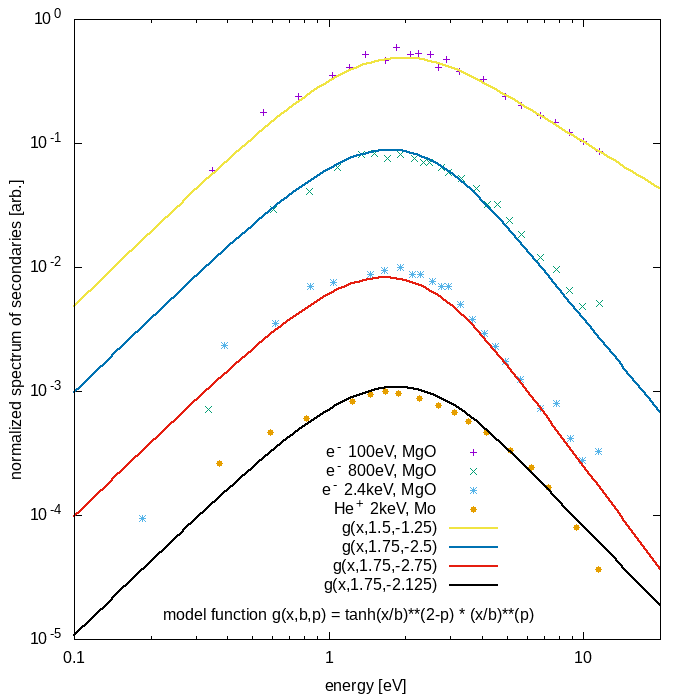

Write the gnuplot code that produced this figure.
#!/usr/bin/gnuplot -persist
#
#    
#    	G N U P L O T
#    	Version 5.2 patchlevel 8    last modified 2019-12-01 
#    
#    	Copyright (C) 1986-1993, 1998, 2004, 2007-2019
#    	Thomas Williams, Colin Kelley and many others
#    
#    	gnuplot home:     http://www.gnuplot.info
#    	faq, bugs, etc:   type "help FAQ"
#    	immediate help:   type "help"  (plot window: hit 'h')
# set terminal qt 0 font "Sans,9"
# set output
unset clip points
set clip one
unset clip two
set errorbars front 1.000000 
set border 31 front lt black linewidth 1.000 dashtype solid
set zdata 
set ydata 
set xdata 
set y2data 
set x2data 
set boxwidth
set style fill  empty border
set style rectangle back fc  bgnd fillstyle   solid 1.00 border lt -1
set style circle radius graph 0.02 
set style ellipse size graph 0.05, 0.03 angle 0 units xy
set dummy x, y
set format x "% h" 
set format y "% h" 
set format x2 "% h" 
set format y2 "% h" 
set format z "% h" 
set format cb "% h" 
set format r "% h" 
set ttics format "% h"
set timefmt "%d/%m/%y,%H:%M"
set angles radians
set tics back
unset grid
unset raxis
set theta counterclockwise right
set style parallel front  lt black linewidth 2.000 dashtype solid
set key title "" center
set key fixed right bottom vertical Right noreverse enhanced autotitle nobox
set key noinvert samplen 4 spacing 1 width 0 height 0 
set key maxcolumns 0 maxrows 0
set key noopaque
unset label
unset arrow
set style increment default
unset style line
unset style arrow
set style histogram clustered gap 2 title textcolor lt -1
unset object
set style textbox transparent margins  1.0,  1.0 border  lt -1 linewidth  1.0
set offsets 0, 0, 0, 0
set pointsize 1
set pointintervalbox 1
set encoding default
unset polar
unset parametric
unset decimalsign
unset micro
unset minussign
set view 60, 30, 1, 1
set view azimuth 0
set rgbmax 255
set samples 100, 100
set isosamples 10, 10
set surface 
unset contour
set cntrlabel  format '%8.3g' font '' start 5 interval 20
set mapping cartesian
set datafile separator whitespace
unset hidden3d
set cntrparam order 4
set cntrparam linear
set cntrparam levels 5
set cntrparam levels auto
set cntrparam firstlinetype 0 unsorted
set cntrparam points 5
set size ratio 0 1,1
set origin 0,0
set style data points
set style function lines
unset xzeroaxis
unset yzeroaxis
unset zzeroaxis
unset x2zeroaxis
unset y2zeroaxis
set xyplane relative 0.5
set tics scale  1, 0.5, 1, 1, 1
set mxtics default
set mytics default
set mztics default
set mx2tics default
set my2tics default
set mcbtics default
set mrtics default
set nomttics
set xtics border in scale 1,0.5 mirror norotate  autojustify
set xtics  norangelimit logscale autofreq 
set ytics border in scale 1,0.5 mirror norotate  autojustify
set ytics  norangelimit logscale autofreq 
set ztics border in scale 1,0.5 nomirror norotate  autojustify
set ztics  norangelimit autofreq 
unset x2tics
unset y2tics
set cbtics border in scale 1,0.5 mirror norotate  autojustify
set cbtics  norangelimit autofreq 
set rtics axis in scale 1,0.5 nomirror norotate  autojustify
set rtics  norangelimit autofreq 
unset ttics
set title "" 
set title  font "" textcolor lt -1 norotate
set timestamp bottom 
set timestamp "" 
set timestamp  font "" textcolor lt -1 norotate
set trange [ * : * ] noreverse nowriteback
set urange [ * : * ] noreverse nowriteback
set vrange [ * : * ] noreverse nowriteback
set xlabel "" 
set xlabel  font "" textcolor lt -1 norotate
set x2label "" 
set x2label  font "" textcolor lt -1 norotate
set xrange [ 0.100000 : 20.0000 ] noreverse writeback
set x2range [ 0.100000 : 20.0000 ] noreverse writeback
set ylabel "" 
set ylabel  font "" textcolor lt -1 rotate
set y2label "" 
set y2label  font "" textcolor lt -1 rotate
set yrange [ 3.16228e-05 : 3.16228 ] noreverse writeback
set y2range [ 0.0713529 : 0.784323 ] noreverse writeback
set zlabel "" 
set zlabel  font "" textcolor lt -1 norotate
set zrange [ * : * ] noreverse writeback
set cblabel "" 
set cblabel  font "" textcolor lt -1 rotate
set cbrange [ * : * ] noreverse writeback
set rlabel "" 
set rlabel  font "" textcolor lt -1 norotate
set rrange [ * : * ] noreverse writeback
unset logscale
set logscale y 10
set logscale x 10
unset jitter
set zero 1e-08
set lmargin  -1
set bmargin  -1
set rmargin  -1
set tmargin  -1
set locale "en_US.UTF-8"
set pm3d explicit at s
set pm3d scansautomatic
set pm3d interpolate 1,1 flush begin noftriangles noborder corners2color mean
set pm3d nolighting
set palette positive nops_allcF maxcolors 0 gamma 1.5 color model RGB 
set palette rgbformulae 7, 5, 15
set colorbox default
set colorbox vertical origin screen 0.9, 0.2 size screen 0.05, 0.6 front  noinvert bdefault
set style boxplot candles range  1.50 outliers pt 7 separation 1 labels auto unsorted
set loadpath 
set fontpath 
set psdir
set fit brief errorvariables nocovariancevariables errorscaling prescale nowrap v5
f(x,bg,p) = (x<bg?sin(pi/2*x/bg)**(2-p):1)*x**(p)
g(x,bg,p) = tanh(x/bg)**(2-p)*(x/bg)**(p)
GNUTERM = "qt"
## Last datafile plotted: "SEspeectrum.2400eV.dat"
set term png size 700,700
set output 'figs/plotting.secondaries.png'
set xlabel 'energy [eV]'
set ylabel 'normalized spectrum of secondaries [arb.]'
set yrange [1e-5:1]
set key at screen .4,.15 left
#set title 'data MgO from Whetten \& Laponsky PRL v107 p1521 (1957)'
set label 1 'model function g(x,b,p) = tanh(x/b)**(2-p) * (x/b)**(p)' at screen .5,.12 center
set ytics ('10^0' 1, '10^{-1}' .1, '10^{-2}' .01, '10^{-3}' .001, '10^{-4}' .0001, '10^{-5}' .00001)
plot 'references/SEspeectrum.100eV.dat' u 1:2 title 'e^- 100eV, MgO',\
	'references/SEspeectrum.800eV.dat' u 1:($2/10.) title 'e^- 800eV, MgO',\
	'references/SEspeectrum.2400eV.dat' u 1:($2/100) title 'e^- 2.4keV, MgO',\
	'references/Wehner1966_fig2.2keV.dat' u 1:($2/1e3) pt 7 title 'He^+ 2keV, Mo',\
	1.1*g(x,1.5,-1.25) lw 2 title 'g(x,1.5,-1.25)',\
	.3*g(x,1.75,-2.5) lw 2 title 'g(x,1.75,-2.5)',\
	.03*g(x,1.75,-2.75) lw 2 title 'g(x,1.75,-2.75)',\
	.0033*g(x,1.75,-2.125) lw 2 title 'g(x,1.75,-2.125)'

#    EOF
